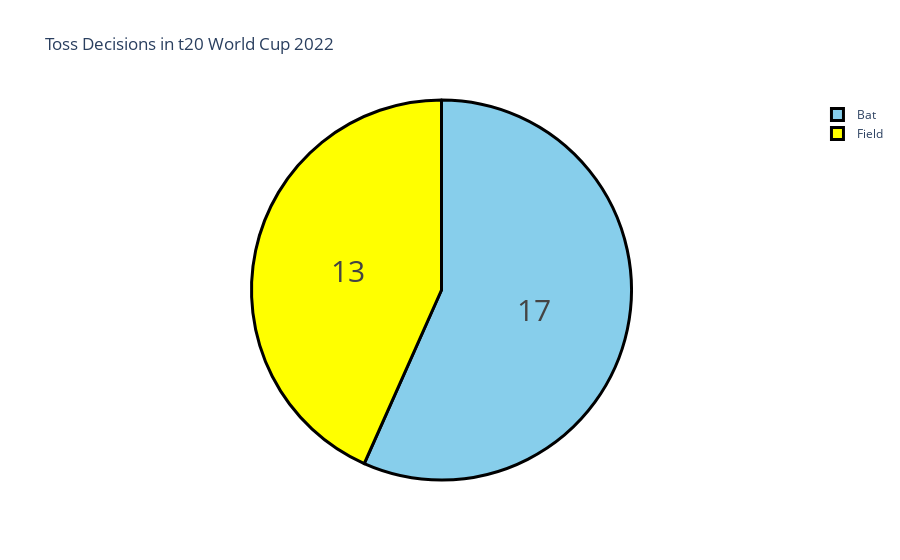

Write notebook code for a chart like this one.
### Markdown cell above
16 matches were won by batting first, and 13 matches were won by chasing. 
  have a look at the toss decisions by teams in the world cup:

### Code cell
toss = data["toss decision"].value_counts()
label = toss.index
counts = toss.values
colors = ['skyblue','yellow']

fig = go.Figure(data=[go.Pie(labels=label, values=counts)])
fig.update_layout(title_text='Toss Decisions in t20 World Cup 2022')
fig.update_traces(hoverinfo='label+percent', textinfo='value', textfont_size=30,
                  marker=dict(colors=colors, line=dict(color='black', width=3)))
fig.show()

### Figure 1 — Plotly figure (JSON) as saved in the notebook; plotly's stock layout.template omitted (floating-point values rounded to 4 significant figures)
{"data": [{"hoverinfo": "label+percent", "labels": ["Bat", "Field"], "marker": {"colors": ["skyblue", "yellow"], "line": {"color": "black", "width": 3}}, "textfont": {"size": 30}, "textinfo": "value", "type": "pie", "values": [17, 13]}], "layout": {"title": {"text": "Toss Decisions in t20 World Cup 2022"}}}
